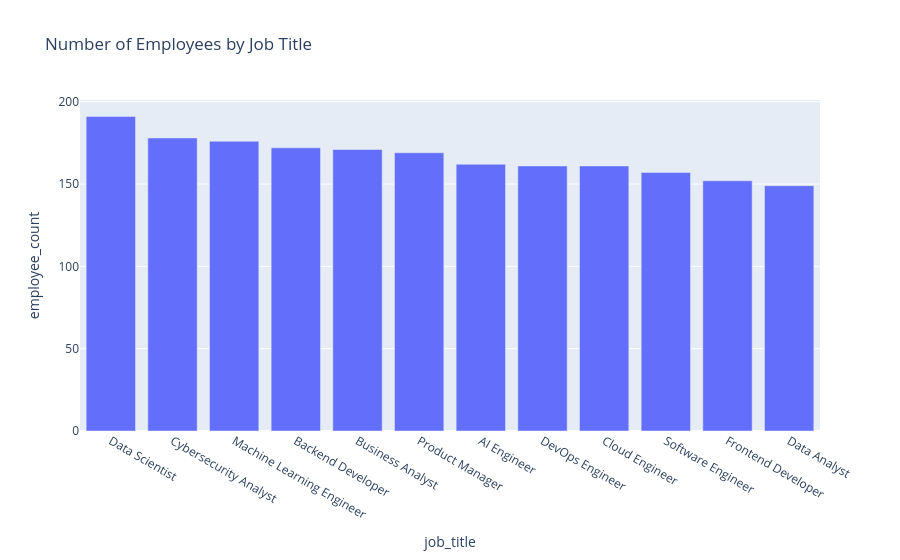

This figure's notebook cell:
### Code cell
fig = px.bar(
    job_counts,
    x="job_title",
    y="employee_count",
    title="Number of Employees by Job Title"
)
fig.show()

### Figure 1 — Plotly figure (JSON) as saved in the notebook; plotly's stock layout.template omitted (floating-point values rounded to 4 significant figures)
{"data": [{"hovertemplate": "job_title=%{x}<br>employee_count=%{y}<extra></extra>", "legendgroup": "", "marker": {"color": "#636efa", "pattern": {"shape": ""}}, "name": "", "orientation": "v", "showlegend": false, "textposition": "auto", "type": "bar", "x": ["Data Scientist", "Cybersecurity Analyst", "Machine Learning Engineer", "Backend Developer", "Business Analyst", "Product Manager", "AI Engineer", "DevOps Engineer", "Cloud Engineer", "Software Engineer", "Frontend Developer", "Data Analyst"], "xaxis": "x", "y": [191, 178, 176, 172, 171, 169, 162, 161, 161, 157, 152, 149], "yaxis": "y"}], "layout": {"barmode": "relative", "legend": {"tracegroupgap": 0}, "title": {"text": "Number of Employees by Job Title"}, "xaxis": {"anchor": "y", "domain": [0, 1], "title": {"text": "job_title"}}, "yaxis": {"anchor": "x", "domain": [0, 1], "title": {"text": "employee_count"}}}}
